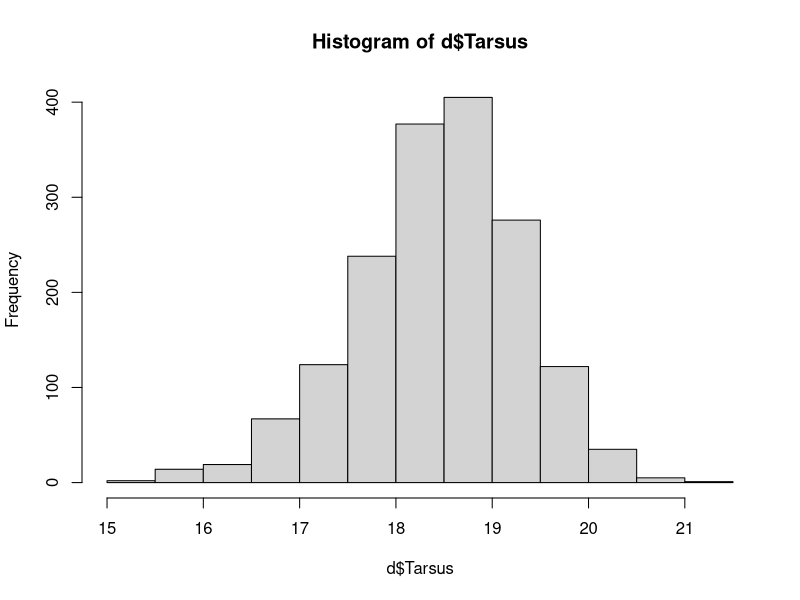
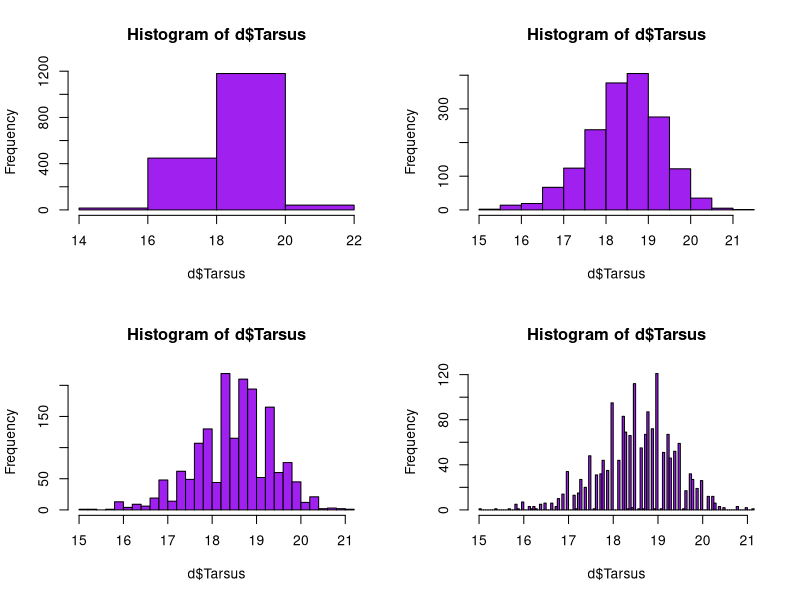
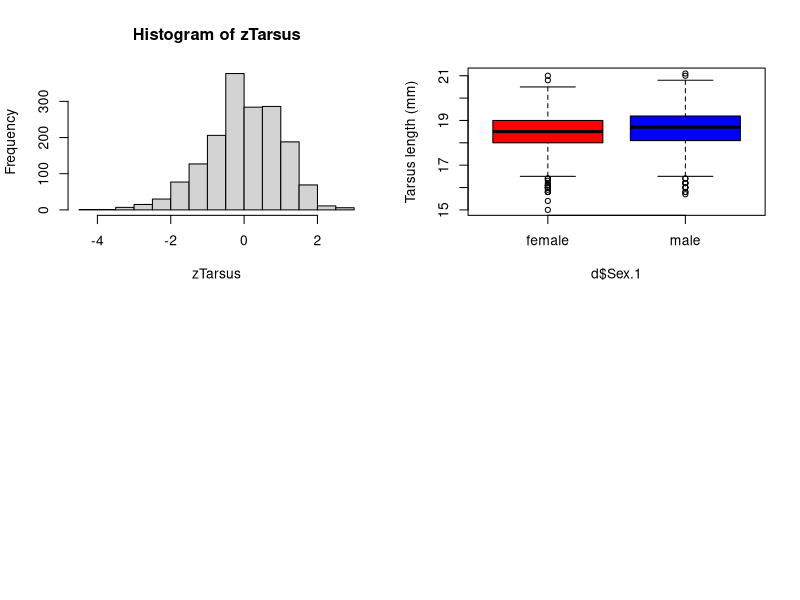
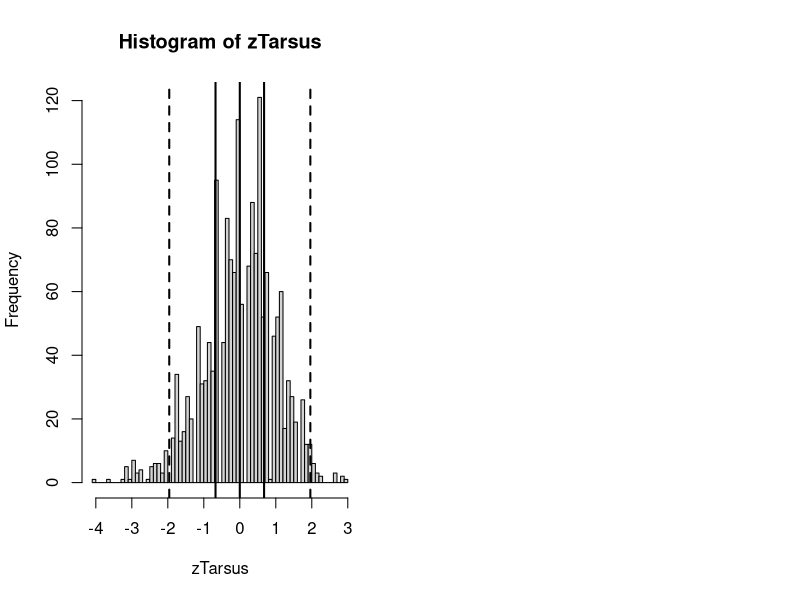

The R source for these figures, in order: (Note: this script raises an error after producing the figures.)
2*2+1
myNumericVector <- c(1.3,2.5,1.9,3.4,5.6,1.4,3.1,2.9)
str(myNumericVector)

install.packages("lme4")
require(lme4)
d<-read.table("../data/SparrowSize.txt", header=TRUE)
str(d)
summary(d)


require(dplyr)
BirdIDCount <- d %>% 
  count(BirdID, sort = TRUE)

# Count occurrences of each unique count in BirdIDCount
BirdIDCountSummary <- BirdIDCount %>% 
  count(n)










# ho2
length(d$Tarsus) #tarsus is a bone
hist(d$Tarsus)
mean(d$Tarsus, na.rm = TRUE) #remove NA values
median(d$Tarsus, na.rm = TRUE)
mode(d$Tarsus)


#plot
par(mfrow = c(2,2))
hist(d$Tarsus, breaks = 3, col="purple")
hist(d$Tarsus, breaks = 10, col="purple")
hist(d$Tarsus, breaks = 30, col="purple")
hist(d$Tarsus, breaks = 100, col="purple")

#finding the mode
d$Tarsus.rounded<-round(d$Tarsus, digits=1)
head(d$Tarsus.rounded)
d2<-subset(d, d$Tarsus!="NA")
length(d$Tarsus)-length(d2$Tarsus)

TarsusTally <- d2%>% count(Tarsus.rounded, sort = TRUE)
mode <- TarsusTally[[1]][1]



#range, variance, sd, d2 has no NA
range(d$Tarsus,na.rm=TRUE)
range(d2$Tarsus, na.rm = TRUE)
var(d$Tarsus, na.rm = TRUE)
var(d2$Tarsus, na.rm = TRUE)

# z transformation, divide each deviation from the mean (for each value) by 
# overall sd: z(i) = [y(i)-y_bar] / sd
# this gives a data set with sd=var=1, mean=0
zTarsus <- (d2$Tarsus - mean(d2$Tarsus))/sd(d2$Tarsus)
hist(zTarsus)
# or use the r function scale()



#some plots
boxplot(d$Tarsus~d$Sex.1, col = c("red", "blue"), ylab="Tarsus length (mm)")


par(mfrow = c(1, 2))
hist(zTarsus, breaks = 100)
abline(v = qnorm(c(0.25, 0.5, 0.75)), lwd = 2)
abline(v = qnorm(c(0.025, 0.975)), lwd = 2, lty = "dashed")
plot(density(znormal))
abline(v = qnorm(c(0.25, 0.5, 0.75)), col = "gray")
abline(v = qnorm(c(0.025, 0.975)), lty = "dotted", col = "black")
abline(h = 0, lwd = 3, col = "blue")
text(2, 0.3, "1.96", col = "red", adj = 0)
text(-2, 0.3, "-1.96", col = "red", adj = 1)





## lecture 4 - standard error
mean <- mean(d2$Tarsus)
n <- length(d2$Tarsus)
var <- var(d2$Tarsus)
stderr <- sqrt(var/n)
ci <- 1.96*stderr
stderr <- round(stderr, digits = 4)
ci <- round(ci, digits=4)
mean <- round(mean, digits = 4)
print(paste("The 95 confidence interval is:", mean, "+-", ci))

#2001 only
d3<-subset(d2, d2$Year=="2001")
mean_01 <- mean(d3$Tarsus)
n_01 <- length(d3$Tarsus)
var_01 <- var(d3$Tarsus)
stderr_01 <- sqrt(var_01/n_01)
ci_01 <- 1.96*stderr_01
stderr_01 <- round(stderr_01, digits = 4)
ci_01 <- round(ci_01, digits=4)
mean_01 <- round(mean_01, digits = 4)
print(paste("The 95 confidence interval is:", mean_01, "+-", ci_01))




